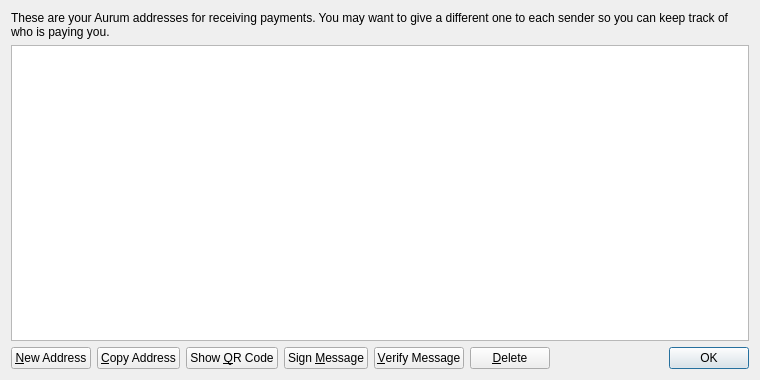
<?xml version="1.0" encoding="UTF-8"?>
<ui version="4.0">
 <class>AddressBookPage</class>
 <widget class="QWidget" name="AddressBookPage">
  <property name="geometry">
   <rect>
    <x>0</x>
    <y>0</y>
    <width>760</width>
    <height>380</height>
   </rect>
  </property>
  <property name="windowTitle">
   <string>Address Book</string>
  </property>
  <property name="styleSheet">
   <string notr="true">background-image: url(:/images/2s);</string>
  </property>
  <layout class="QVBoxLayout" name="verticalLayout">
   <item>
    <widget class="QLabel" name="labelExplanation">
     <property name="text">
      <string>These are your Aurum addresses for receiving payments. You may want to give a different one to each sender so you can keep track of who is paying you.</string>
     </property>
     <property name="textFormat">
      <enum>Qt::PlainText</enum>
     </property>
     <property name="wordWrap">
      <bool>true</bool>
     </property>
    </widget>
   </item>
   <item>
    <widget class="QTableView" name="tableView">
     <property name="contextMenuPolicy">
      <enum>Qt::CustomContextMenu</enum>
     </property>
     <property name="toolTip">
      <string>Double-click to edit address or label</string>
     </property>
     <property name="tabKeyNavigation">
      <bool>false</bool>
     </property>
     <property name="alternatingRowColors">
      <bool>true</bool>
     </property>
     <property name="selectionMode">
      <enum>QAbstractItemView::SingleSelection</enum>
     </property>
     <property name="selectionBehavior">
      <enum>QAbstractItemView::SelectRows</enum>
     </property>
     <property name="sortingEnabled">
      <bool>true</bool>
     </property>
     <attribute name="verticalHeaderVisible">
      <bool>false</bool>
     </attribute>
    </widget>
   </item>
   <item>
    <layout class="QHBoxLayout" name="horizontalLayout">
     <item>
      <widget class="QPushButton" name="newAddressButton">
       <property name="toolTip">
        <string>Create a new address</string>
       </property>
       <property name="text">
        <string>&amp;New Address</string>
       </property>
       <property name="icon">
        <iconset resource="../bitcoin.qrc">
         <normaloff>:/icons/add</normaloff>:/icons/add</iconset>
       </property>
      </widget>
     </item>
     <item>
      <widget class="QPushButton" name="copyToClipboard">
       <property name="toolTip">
        <string>Copy the currently selected address to the system clipboard</string>
       </property>
       <property name="text">
        <string>&amp;Copy Address</string>
       </property>
       <property name="icon">
        <iconset resource="../bitcoin.qrc">
         <normaloff>:/icons/editcopy</normaloff>:/icons/editcopy</iconset>
       </property>
      </widget>
     </item>
     <item>
      <widget class="QPushButton" name="showQRCode">
       <property name="text">
        <string>Show &amp;QR Code</string>
       </property>
       <property name="icon">
        <iconset resource="../bitcoin.qrc">
         <normaloff>:/icons/qrcode</normaloff>:/icons/qrcode</iconset>
       </property>
      </widget>
     </item>
     <item>
      <widget class="QPushButton" name="signMessage">
       <property name="toolTip">
        <string>Sign a message to prove you own a Aurum address</string>
       </property>
       <property name="text">
        <string>Sign &amp;Message</string>
       </property>
       <property name="icon">
        <iconset resource="../bitcoin.qrc">
         <normaloff>:/icons/edit</normaloff>:/icons/edit</iconset>
       </property>
      </widget>
     </item>
     <item>
      <widget class="QPushButton" name="verifyMessage">
       <property name="toolTip">
        <string>Verify a message to ensure it was signed with a specified Aurum address</string>
       </property>
       <property name="text">
        <string>&amp;Verify Message</string>
       </property>
       <property name="icon">
        <iconset resource="../bitcoin.qrc">
         <normaloff>:/icons/transaction_0</normaloff>:/icons/transaction_0</iconset>
       </property>
      </widget>
     </item>
     <item>
      <widget class="QPushButton" name="deleteButton">
       <property name="toolTip">
        <string>Delete the currently selected address from the list</string>
       </property>
       <property name="text">
        <string>&amp;Delete</string>
       </property>
       <property name="icon">
        <iconset resource="../bitcoin.qrc">
         <normaloff>:/icons/remove</normaloff>:/icons/remove</iconset>
       </property>
      </widget>
     </item>
     <item>
      <spacer name="horizontalSpacer">
       <property name="orientation">
        <enum>Qt::Horizontal</enum>
       </property>
       <property name="sizeHint" stdset="0">
        <size>
         <width>40</width>
         <height>20</height>
        </size>
       </property>
      </spacer>
     </item>
     <item>
      <widget class="QDialogButtonBox" name="buttonBox">
       <property name="sizePolicy">
        <sizepolicy hsizetype="Maximum" vsizetype="Fixed">
         <horstretch>0</horstretch>
         <verstretch>0</verstretch>
        </sizepolicy>
       </property>
       <property name="standardButtons">
        <set>QDialogButtonBox::Ok</set>
       </property>
      </widget>
     </item>
    </layout>
   </item>
  </layout>
 </widget>
 <resources>
  <include location="../bitcoin.qrc"/>
 </resources>
 <connections/>
</ui>
